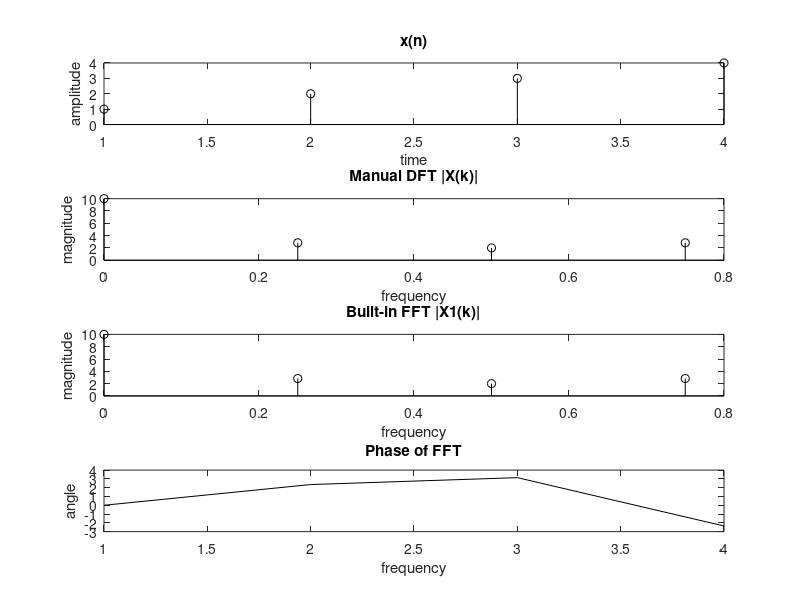

MATLAB code to generate this figure:
x = [1, 2, 3, 4]; % Example input signal
len = length(x);
N = 2^nextpow2(len);        % Ensure length is power of 2
x = [x, zeros(1, N - len)]; % Zero-padding

% Manual DFT
X = zeros(1, N);
for k = 0:N-1
    for n = 0:N-1
        X(k+1) = X(k+1) + x(n+1) * exp(-1i * 2 * pi * k * n / N);
    end
end

% Built-in FFT
X1 = fft(x);

% Frequency axis
fv = (0:N-1) / N;

% Plotting
subplot(4,1,1); stem(abs(x), 'k'); title("x(n)"); xlabel("time"); ylabel("amplitude");
subplot(4,1,2); stem(fv, abs(X), 'k'); title("Manual DFT |X(k)|"); xlabel("frequency"); ylabel("magnitude");
subplot(4,1,3); stem(fv, abs(X1), 'k'); title("Built-in FFT |X1(k)|"); xlabel("frequency"); ylabel("magnitude");
subplot(4,1,4); plot(angle(X1), 'k'); title("Phase of FFT"); xlabel("frequency"); ylabel("angle");

% Save the figure as a PNG
saveas(gcf, 'dft_vs_fft_output.png');
